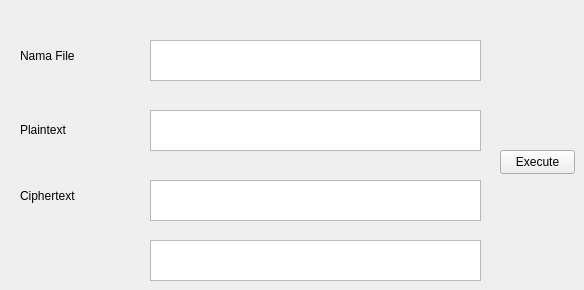
        <widget class="QWidget" name="tab_18">
         <attribute name="title">
          <string>Tab 1</string>
         </attribute>
         <widget class="QLabel" name="label_34">
          <property name="geometry">
           <rect>
            <x>20</x>
            <y>40</y>
            <width>101</width>
            <height>31</height>
           </rect>
          </property>
          <property name="text">
           <string>Nama File</string>
          </property>
         </widget>
         <widget class="QLabel" name="label_36">
          <property name="geometry">
           <rect>
            <x>20</x>
            <y>180</y>
            <width>121</width>
            <height>31</height>
           </rect>
          </property>
          <property name="text">
           <string>Ciphertext</string>
          </property>
         </widget>
         <widget class="QLabel" name="label_37">
          <property name="geometry">
           <rect>
            <x>20</x>
            <y>120</y>
            <width>121</width>
            <height>20</height>
           </rect>
          </property>
          <property name="text">
           <string>Plaintext</string>
          </property>
         </widget>
         <widget class="QPlainTextEdit" name="plainTextEdit_41">
          <property name="geometry">
           <rect>
            <x>150</x>
            <y>40</y>
            <width>331</width>
            <height>41</height>
           </rect>
          </property>
         </widget>
         <widget class="QPlainTextEdit" name="plainTextEdit_42">
          <property name="geometry">
           <rect>
            <x>150</x>
            <y>110</y>
            <width>331</width>
            <height>41</height>
           </rect>
          </property>
         </widget>
         <widget class="QPlainTextEdit" name="plainTextEdit_43">
          <property name="geometry">
           <rect>
            <x>150</x>
            <y>180</y>
            <width>331</width>
            <height>41</height>
           </rect>
          </property>
         </widget>
         <widget class="QPlainTextEdit" name="plainTextEdit_44">
          <property name="geometry">
           <rect>
            <x>150</x>
            <y>240</y>
            <width>331</width>
            <height>41</height>
           </rect>
          </property>
         </widget>
         <widget class="QPushButton" name="pushButton_5">
          <property name="geometry">
           <rect>
            <x>500</x>
            <y>150</y>
            <width>75</width>
            <height>24</height>
           </rect>
          </property>
          <property name="text">
           <string>Execute</string>
          </property>
         </widget>
        </widget>
